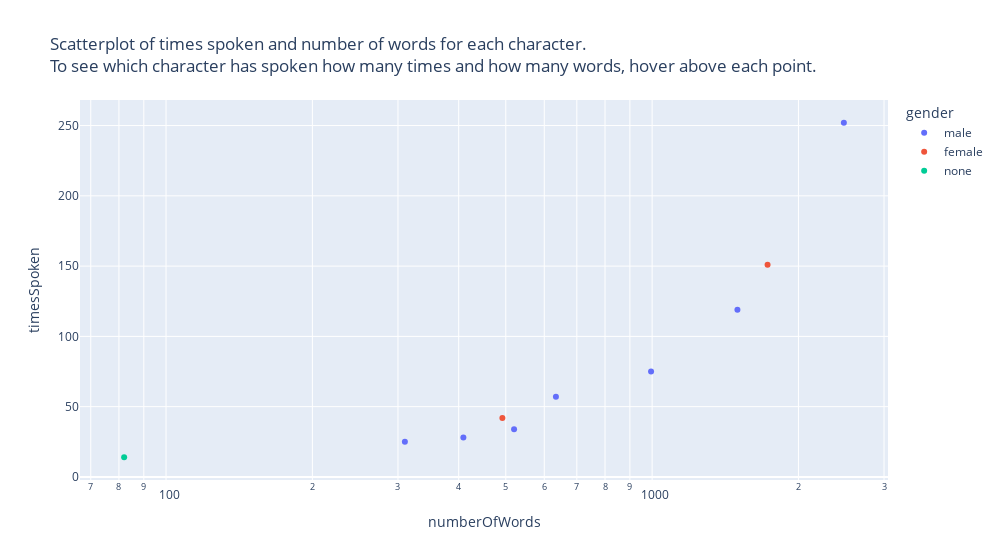

Write notebook code for a chart like this one.
### Markdown cell above
Bubble charts

### Code cell
import plotly.express as px
df = px.data.gapminder()

fig = px.scatter(actorDF, x="numberOfWords", y="timesSpoken", color="gender", hover_name="actor", log_x=True, size_max=60, width=1000, 
title="Scatterplot of times spoken and number of words for each character. <br>To see which character has spoken how many times and how many words, hover above each point.")
fig.show()

### Figure 1 — Plotly figure (JSON) as saved in the notebook; plotly's stock layout.template omitted (floating-point values rounded to 4 significant figures)
{"data": [{"hovertemplate": "<b>%{hovertext}</b><br><br>gender=male<br>numberOfWords=%{x}<br>timesSpoken=%{y}<extra></extra>", "hovertext": ["LUKE", "C3PO", "BEN", "LEIA", "BIGGS", "TARKIN", "OWEN"], "legendgroup": "male", "marker": {"color": "#636efa", "symbol": "circle"}, "mode": "markers", "name": "male", "orientation": "v", "showlegend": true, "type": "scatter", "x": [2480, 1498, 995, 634, 520, 409, 310], "xaxis": "x", "y": [252, 119, 75, 57, 34, 28, 25], "yaxis": "y"}, {"hovertemplate": "<b>%{hovertext}</b><br><br>gender=female<br>numberOfWords=%{x}<br>timesSpoken=%{y}<extra></extra>", "hovertext": ["HAN", "VADER"], "legendgroup": "female", "marker": {"color": "#EF553B", "symbol": "circle"}, "mode": "markers", "name": "female", "orientation": "v", "showlegend": true, "type": "scatter", "x": [1728, 492], "xaxis": "x", "y": [151, 42], "yaxis": "y"}, {"hovertemplate": "<b>%{hovertext}</b><br><br>gender=none<br>numberOfWords=%{x}<br>timesSpoken=%{y}<extra></extra>", "hovertext": ["WEDGE"], "legendgroup": "none", "marker": {"color": "#00cc96", "symbol": "circle"}, "mode": "markers", "name": "none", "orientation": "v", "showlegend": true, "type": "scatter", "x": [82], "xaxis": "x", "y": [14], "yaxis": "y"}], "layout": {"legend": {"title": {"text": "gender"}, "tracegroupgap": 0}, "title": {"text": "Scatterplot of times spoken and number of words for each character. <br>To see which character has spoken how many times and how many words, hover above each point."}, "width": 1000, "xaxis": {"anchor": "y", "domain": [0, 1], "title": {"text": "numberOfWords"}, "type": "log"}, "yaxis": {"anchor": "x", "domain": [0, 1], "title": {"text": "timesSpoken"}}}}
